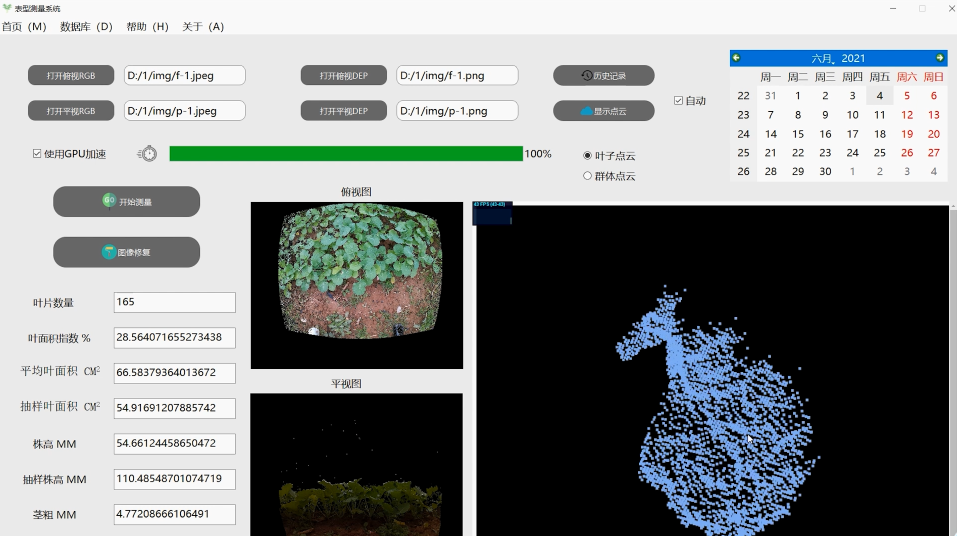
#> input picture src/image-20250820133549483.png, 1913 x 1072 px (shown at 1/2 size)
$ python -i Continuoussplicing.py   (imports and definitions only)
#> lines starting #> are read from the running program, lines starting #| are printed output that depends on the picture
import os


import argparse

import glob
# import the necessary packages
import numpy as np
import imutils
import cv2


class Stitcher:
    def __init__(self):
        # determine if we are using OpenCV v3.X
        self.isv3 = imutils.is_cv3()

    def stitch(self, images, ratio=2, reprojThresh=4.0,
        showMatches=False):
        # unpack the images, then detect keypoints and extract
        # local invariant descriptors from them
        (imageB, imageA) = images
        (kpsA, featuresA) = self.detectAndDescribe(imageA)
        (kpsB, featuresB) = self.detectAndDescribe(imageB)

        # match features between the two images
        M = self.matchKeypoints(kpsA, kpsB,
            featuresA, featuresB, ratio, reprojThresh)

        # if the match is None, then there aren't enough matched
        # keypoints to create a panorama
        if M is None:
            return None

        # otherwise, apply a perspective warp to stitch the images
        # together
        (matches, H, status) = M
        result = cv2.warpPerspective(imageA, H,
            (imageA.shape[1] + imageB.shape[1], imageA.shape[0]))
        result[0:imageB.shape[0], 0:imageB.shape[1]] = imageB

        # check to see if the keypoint matches should be visualized
        if showMatches:
            vis = self.drawMatches(imageA, imageB, kpsA, kpsB, matches,
                status)

            # return a tuple of the stitched image and the
            # visualization
            return (result, vis,H)

        # return the stitched image
        return result

    # [165 lines left out: functions detectAndDescribe, matchKeypoints, drawMatches, img_add, dep_add, continuous and 1 more, not called in this run]

# [3 lines not run here, left out]

>>> import cv2
>>> picture = cv2.imread('src/image-20250820133549483.png', cv2.IMREAD_GRAYSCALE)
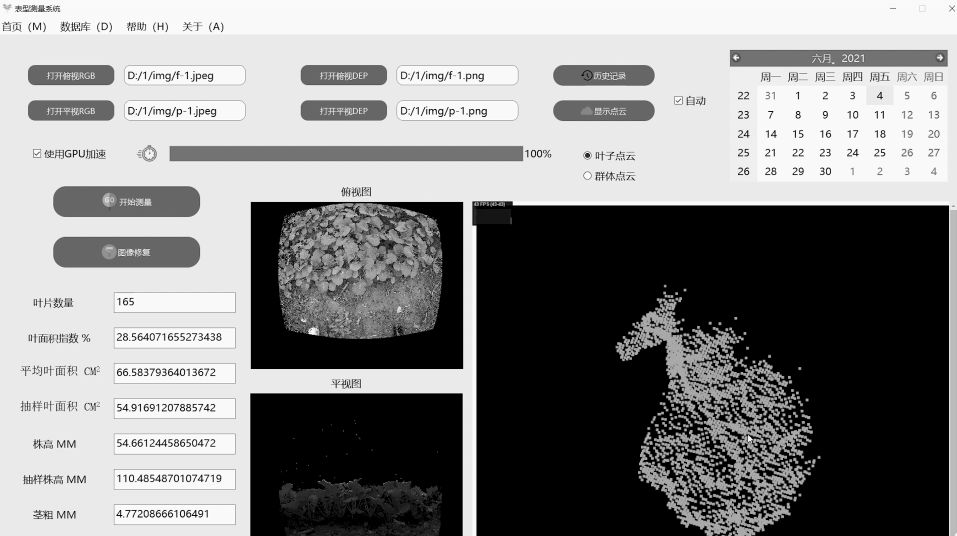
#> picture: shape (1072, 1913) (shown at 1/2 size); min 0, max 255, mean 135.6
>>> result = Stitcher().stitch(picture)
#> (the run stopped early here; a loop or call above may not have finished)
